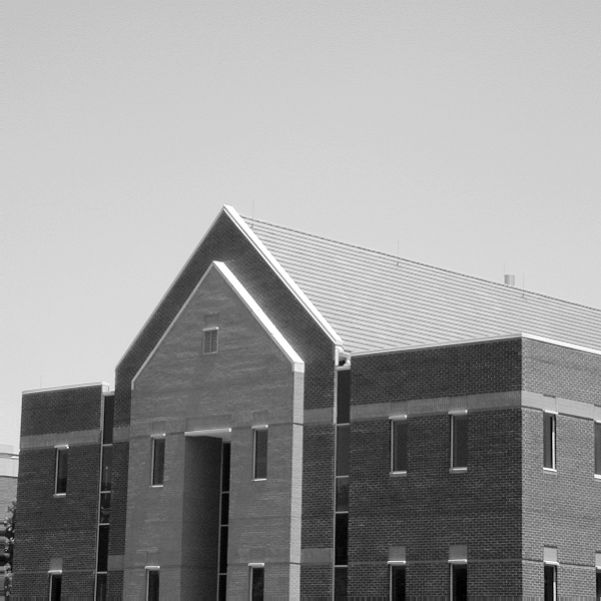
%> input picture OIM/completed labs/Lab_04/data/building.jpg, 601 x 601 px
$ octave edge_maps.m   (GNU Octave 9; MATLAB toolbox functions it lacks are replaced by stand-ins)
%> lines starting %> are read from the running program, lines starting %| are printed output that depends on the picture; in (x1, y1, x2, y2) boxes, pixels count from 0 and x2, y2 are one past the last pixel; in counts of white or black regions, pixels touching at a corner belong together; the program's own positions count from 1
%% Лабораторная работа 4. Часть 1. Контурные карты
% На стр. 12: изображение 1 - Canny, изображение 2 - zerocross.
% Canny даёт связные тонкие границы с меньшим количеством текстуры.
% Приложенный building.jpg имеет другое кадрирование, чем образец PDF.
labDir=fileparts(mfilename('fullpath'));
outDir=fullfile(labDir,'results_matlab');
if ~exist(outDir,'dir'), mkdir(outDir); end
building=imread(fullfile(labDir,'data','building.jpg'));
%> building is the input picture: size 601x601x3 uint8; min 0, max 255, mean 152.8
if size(building,3)==3, gray=rgb2gray(building); else, gray=building; end
cannyThreshold=[0.04 0.10]; cannySigma=2;
cannyMap=edge(gray,'canny',cannyThreshold,cannySigma);
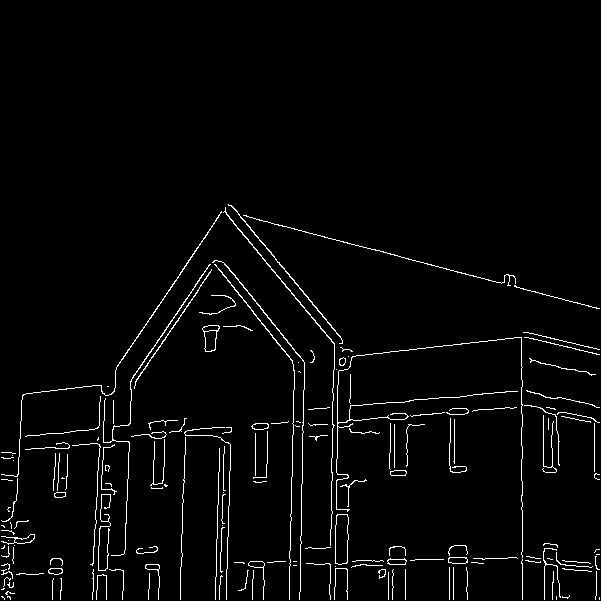
%> cannyMap: size 601x601 logical; 2.7% white in thin lines or dots, all inside (x1, y1, x2, y2) = (1, 204, 600, 600)
zeroSigma=2; zeroThreshold=0.002;
logFilter=fspecial('log',13,zeroSigma);
zeroMap=edge(gray,'zerocross',zeroThreshold,logFilter);
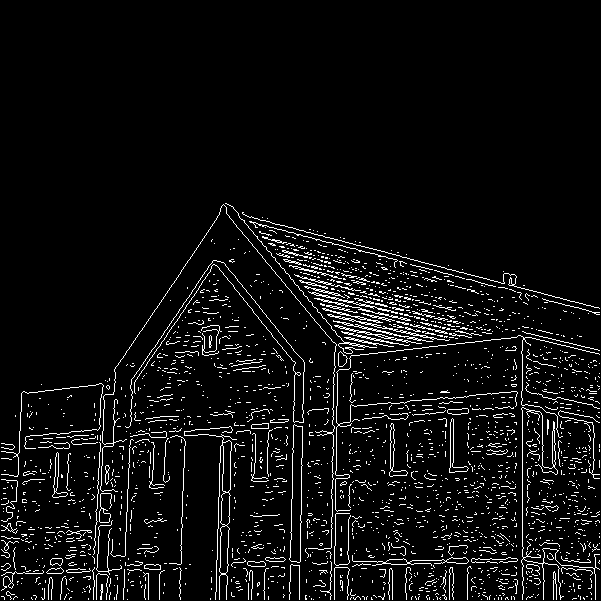
%> zeroMap: size 601x601 logical; 5.7% white in thin lines or dots, all inside (x1, y1, x2, y2) = (1, 203, 600, 600)
figure('Name','Lab 4: edge maps');
subplot(1,3,1); imshow(building); title('Supplied building.jpg');
subplot(1,3,2); imshow(cannyMap); title('Canny');
subplot(1,3,3); imshow(zeroMap); title('Zero crossings');
imwrite(cannyMap,fullfile(outDir,'canny.png'));
imwrite(zeroMap,fullfile(outDir,'zerocross.png'));
save(fullfile(outDir,'edge_maps.mat'),'cannyMap','zeroMap','cannyThreshold','cannySigma','zeroThreshold','zeroSigma');
